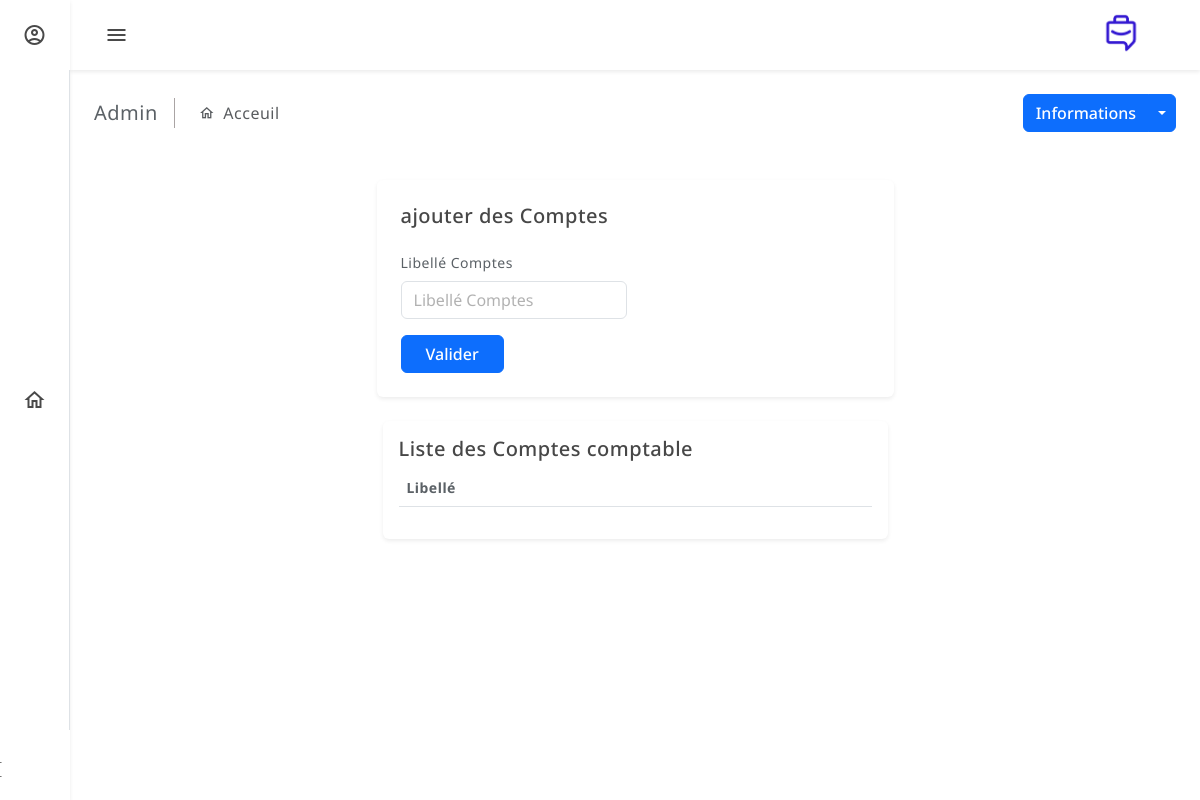
Before: /backend/gct09/ with the older database file.
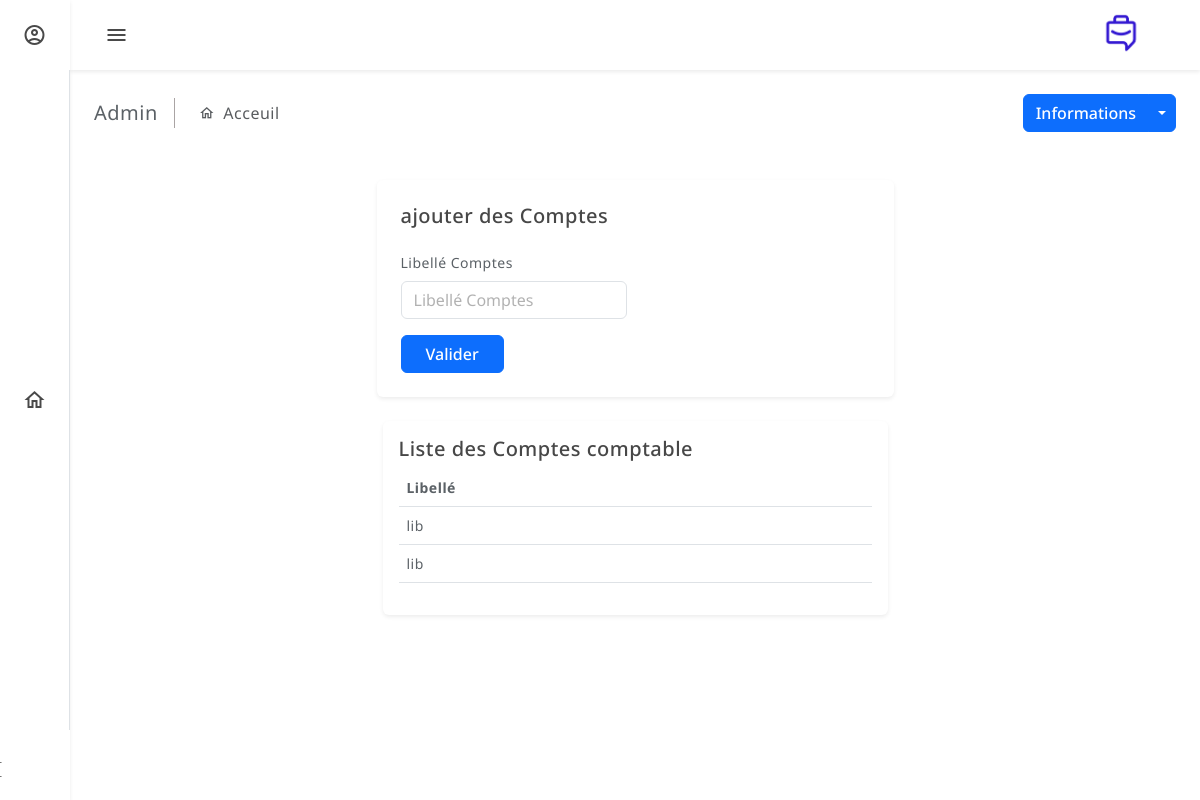
After: the same page with the newer database file.
### backend/models.py (models this page shows, shortened)
class GCT09(models.Model):
    lib_compte_comptable = models.CharField(max_length=100)

### backend/views.py (the view)
# urls.py: path('gct09/', views.gct09_list, name='gct09_list'),
def gct09_list(request):
    gct09_items = GCT09.objects.all()
    return render(request, 'compte_comptable.html', {'gct09_items': gct09_items})

### templates/compte_comptable.html (shortened to what the changed rows need)
<!doctype html>
<html lang="en" data-bs-theme="light">
<head>
  {% load static %}
  <link href="{% static 'assets/plugins/perfect-scrollbar/css/perfect-scrollbar.css' %}" rel="stylesheet">
  <link rel="stylesheet" type="text/css" href="{% static 'assets/plugins/metismenu/metisMenu.min.css' %}">
  <link rel="stylesheet" type="text/css" href="{% static 'assets/plugins/metismenu/mm-vertical.css' %}">
  <link href="{% static 'assets/css/bootstrap.min.css' %}" rel="stylesheet">
  <link href="{% static 'assets/css/bootstrap-extended.css' %}" rel="stylesheet">
  <link href="{% static 'sass/main.css' %}" rel="stylesheet">
  <link href="{% static 'sass/dark-theme.css' %}" rel="stylesheet">
  <link href="{% static 'sass/semi-dark.css' %}" rel="stylesheet">
  <link href="{% static 'sass/bordered-theme.css' %}" rel="stylesheet">
  <link href="{% static 'sass/responsive.css' %}" rel="stylesheet">
</head>
<body>
  <main class="main-wrapper">
    <div class="main-content">
<div class="container my-5">
  <div class="container my-100">
    <div class="row justify-content-center">
    <div class="col-lg-6">
      <div class="card">
        <div class="card-body">
          <table class="table">
            <thead>
              <tr>
                <th scope="col">Libellé</th>
              </tr>
            </thead>
            <tbody id="record-list">
              {% for gct09_item in gct09_items %}
                  <tr>
                      <td>{{ gct09_item.lib_compte_comptable }}</td>
                  </tr>
              {% endfor %}
          </tbody>
          </table>
        </div>
      </div>
    </div>
  </div>
</div>
</div>
  </main>
</body>
</html>

Changed rows visible on the page:
added GCT09: lib_compte_comptable "lib"
added GCT09: lib_compte_comptable "lib"
